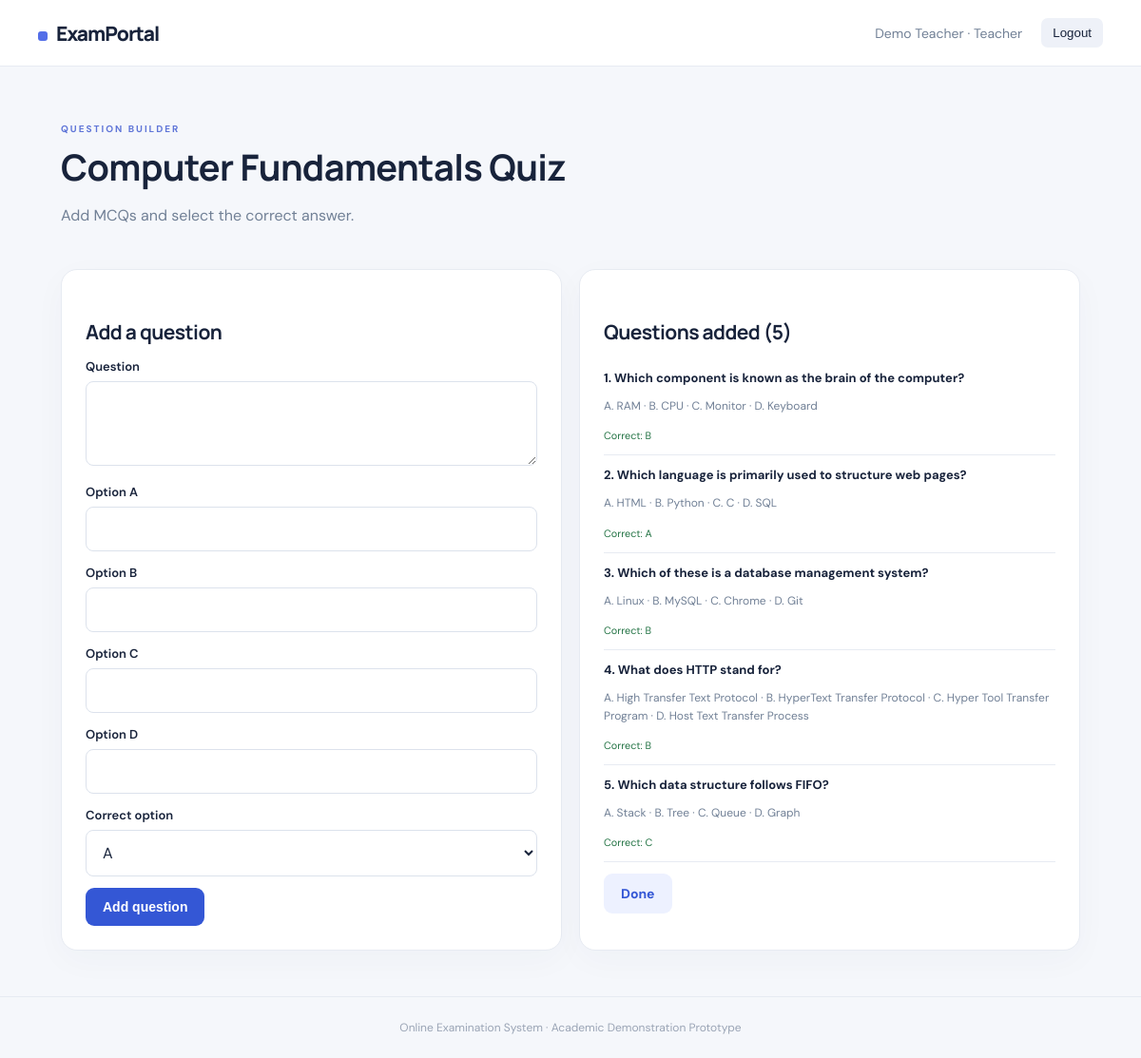
The app's page /teacher/exam/1/questions (signed in) with its own data.
### tables this page shows
CREATE TABLE exams(id INTEGER PRIMARY KEY AUTOINCREMENT,title TEXT NOT NULL,description TEXT,duration INTEGER NOT NULL DEFAULT 20,created_by INTEGER,active INTEGER NOT NULL DEFAULT 1,FOREIGN KEY(created_by) REFERENCES users(id));

CREATE TABLE questions(id INTEGER PRIMARY KEY AUTOINCREMENT,exam_id INTEGER NOT NULL,question TEXT NOT NULL,option_a TEXT NOT NULL,option_b TEXT NOT NULL,option_c TEXT NOT NULL,option_d TEXT NOT NULL,correct_option TEXT NOT NULL,FOREIGN KEY(exam_id) REFERENCES exams(id) ON DELETE CASCADE);

### app.py (the view, shortened to what this page needs)
@app.route("/teacher/exam/<int:exam_id>/questions",methods=["GET","POST"])
@role_required("teacher","admin")
def add_questions(exam_id):
    with db() as con:
        exam=con.execute("SELECT * FROM exams WHERE id=?",(exam_id,)).fetchone()
        if not exam: abort(404)
        if session["role"]=="teacher" and exam["created_by"]!=session["user_id"]: abort(403)
        questions=con.execute("SELECT * FROM questions WHERE exam_id=? ORDER BY id",(exam_id,)).fetchall()
    return render_template("add_questions.html",exam=exam,questions=questions)

### app.py (called while the page is built)
def db():
    conn = sqlite3.connect(DB_PATH)
    conn.row_factory = sqlite3.Row
    conn.execute("PRAGMA foreign_keys = ON")
    return conn

def login_required(fn):
    @wraps(fn)
    def wrapped(*args,**kwargs):
        if not session.get("user_id"):
            return redirect(url_for("login"))
        return fn(*args,**kwargs)
    return wrapped

def role_required(*roles):
    def deco(fn):
        @wraps(fn)
        @login_required
        def wrapped(*args,**kwargs):
            if session.get("role") not in roles:
                abort(403)
            return fn(*args,**kwargs)
        return wrapped
    return deco

@app.before_request
def csrf_guard():
    if request.method == "POST":
        token=session.get("_csrf")
        sent=request.form.get("_csrf")
        if not token or not sent or not secrets.compare_digest(token,sent):
            abort(400, "Invalid or missing CSRF token")

@app.context_processor
def inject_globals():
    if "_csrf" not in session:
        session["_csrf"]=secrets.token_urlsafe(24)
    return {"csrf_token":session["_csrf"]}

### templates/add_questions.html
{% extends "base.html" %}{% block content %}<div class="heading"><div><p class="eyebrow">QUESTION BUILDER</p><h1>{{ exam.title }}</h1><p class="muted">Add MCQs and select the correct answer.</p></div></div><div class="grid2"><section class="panel"><h2>Add a question</h2><form method="post"><input type="hidden" name="_csrf" value="{{ csrf_token }}"><label>Question</label><textarea name="question" required rows="3"></textarea>{% for letter in ['a','b','c','d'] %}<label>Option {{ letter|upper }}</label><input name="{{ letter }}" required>{% endfor %}<label>Correct option</label><select name="correct"><option value="A">A</option><option value="B">B</option><option value="C">C</option><option value="D">D</option></select><button class="btn">Add question</button></form></section><section class="panel"><h2>Questions added ({{ questions|length }})</h2>{% for q in questions %}<div class="qpreview"><b>{{ loop.index }}. {{ q.question }}</b><p>A. {{ q.option_a }} · B. {{ q.option_b }} · C. {{ q.option_c }} · D. {{ q.option_d }}</p><small>Correct: {{ q.correct_option }}</small></div>{% else %}<p>No questions added yet.</p>{% endfor %}<a class="btn secondary" href="{{ url_for('dashboard') }}">Done</a></section></div>{% endblock %}

### templates/base.html (shortened to what this page needs)
<!doctype html><html lang="en"><head><link rel="stylesheet" href="{{ url_for('static',filename='style.css') }}"></head><body><nav><a class="brand" href="{{ url_for('index') }}">ExamPortal</a><div>{% if session.get('user_id') %}<span>{{ session.get('name') }} · {{ session.get('role')|title }}</span><form class="inline" method="post" action="{{ url_for('logout') }}"><button class="navbtn">Logout</button></form>{% endif %}</div></nav><main>{% block content %}{% endblock %}</main><footer>Online Examination System · Academic Demonstration Prototype</footer></body></html>

### static/style.css (style rules this page uses)
:root { --ink:#18233b;--muted:#718096;--blue:#3457d5;--line:#e7ebf2;--bg:#f5f7fb }
* { box-sizing:border-box }
body { margin:0;background:var(--bg);color:var(--ink);font-family:'DM Sans',Arial,sans-serif }
nav { height:70px;background:#fff;border-bottom:1px solid var(--line);display:flex;align-items:center;justify-content:space-between;padding:0 max(calc((100% - 1120px)/2),24px) }
nav>div { display:flex;align-items:center;gap:20px;font-size:14px;color:var(--muted) }
.brand { font:800 21px Manrope;color:var(--ink);text-decoration:none;letter-spacing:-1px }
.brand:before { content:"";display:inline-block;width:10px;height:10px;background:#536ee8;border-radius:3px;margin-right:9px }
main { max-width:1120px;margin:48px auto;padding:0 24px;min-height:75vh }
footer { text-align:center;padding:24px;color:#9aa4b5;font-size:12px;border-top:1px solid var(--line) }
h1,h2,h3 { font-family:Manrope,sans-serif;letter-spacing:-.6px }
h1 { font-size:38px;line-height:1.15;margin:8px 0 12px }
h2 { font-size:21px;margin:26px 0 14px }
p { line-height:1.6 }
.muted,.lead { color:var(--muted) }
.eyebrow { font-size:10px;letter-spacing:2px;font-weight:700;color:#6076d8 }
.hero-card,.panel { background:#fff;border:1px solid var(--line);border-radius:17px;padding:25px;box-shadow:0 10px 35px #23365b08 }
.btn { display:inline-block;border:0;border-radius:9px;background:var(--blue);color:white;text-decoration:none;padding:12px 18px;font-weight:700;font-size:14px;cursor:pointer;margin-top:12px }
.btn.secondary { background:#edf1ff;color:var(--blue) }
label { display:block;font-size:13px;font-weight:600;margin:14px 0 7px }
input:not([type=radio]),textarea,select { width:100%;padding:12px 13px;border:1px solid #dce2ec;border-radius:8px;font:inherit;color:var(--ink);background:#fff }
.heading { display:flex;justify-content:space-between;align-items:center;margin-bottom:28px }
.heading h1 { margin:4px 0 }
.inline { display:inline }
.navbtn,.smallbtn { background:#eef1f8;border:0;padding:8px 12px;border-radius:7px;color:var(--ink);cursor:pointer }
.grid2 { display:grid;grid-template-columns:1fr 1fr;gap:18px }
.qpreview { border-bottom:1px solid var(--line);padding:12px 0;font-size:13px }
.qpreview p { font-size:12px;color:var(--muted) }
.qpreview small { color:#237344 }

### records on screen
exams: title "Computer Fundamentals Quiz"
questions: question "Which component is known as the brain of the computer?", option_a "RAM", option_b "CPU", option_c "Monitor", option_d "Keyboard", correct_option "B"
questions: question "Which language is primarily used to structure web pages?", option_a "HTML", option_b "Python", option_c "C", option_d "SQL", correct_option "A"
questions: question "Which of these is a database management system?", option_a "Linux", option_b "MySQL", option_c "Chrome", option_d "Git", correct_option "B"
questions: question "What does HTTP stand for?", option_a "High Transfer Text Protocol", option_b "HyperText Transfer Protocol", option_c "Hyper Tool Transfer Program", option_d "Host Text Transfer Process", correct_option "B"
questions: question "Which data structure follows FIFO?", option_a "Stack", option_b "Tree", option_c "Queue", option_d "Graph", correct_option "C"

### other values on screen
{{ session.get('name') }} "Demo Teacher"
{{ session.get('role')|title }} "Teacher"
{{ letter|upper }} "A" "B" "C" "D"
{{ questions|length }} "5"
